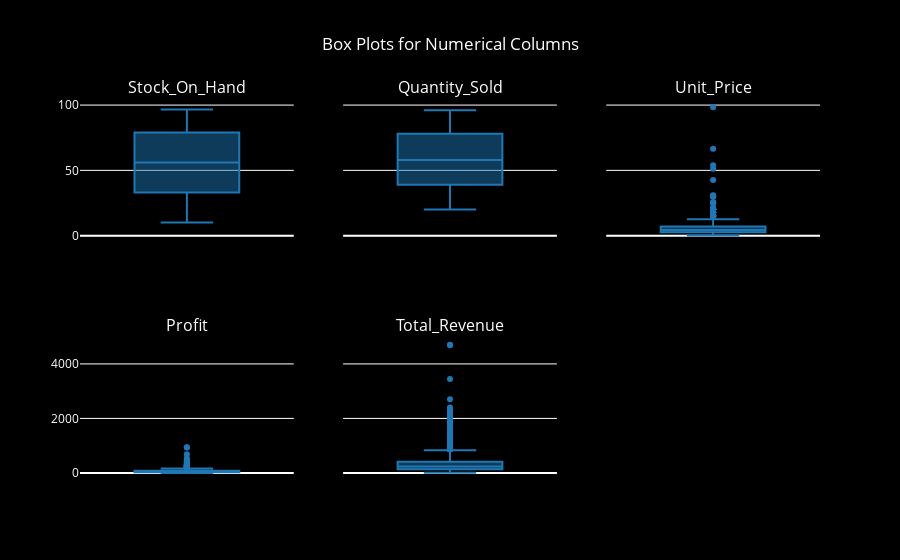

Source (notebook cell):
### Markdown cell above
## 13. Outlier Detection

### Code cell
import plotly.express as px
import pandas as pd

# List of numerical columns
numerical_columns = ['Stock_On_Hand', 'Quantity_Sold', 'Unit_Price', 'Profit', 'Total_Revenue']

# Create an empty list to store box plot figures
figures = []

# Loop through the numerical columns and create box plots
for col in numerical_columns:
    fig = px.box(df_processed, y=col, title=f'Box Plot of {col}', 
                 color_discrete_sequence=["#1f77b4"])  # Using a consistent color for all plots
    fig.update_layout(
        title=f'Box Plot of {col}', 
        xaxis_title='', 
        yaxis_title=col, 
        title_font_size=16,
        title_x=0.5,
        xaxis=dict(showgrid=False), 
        yaxis=dict(showgrid=True),
        plot_bgcolor='black',  # Dark background
        paper_bgcolor='black',  # Dark background for the paper
        font=dict(color="white"),  # White font for better contrast
        boxmode='group'
    )
    figures.append(fig)

# Display all the box plots in a grid layout
# You can use plotly.subplots to arrange multiple figures
from plotly.subplots import make_subplots

# Create a subplot with 2 rows and 3 columns
fig = make_subplots(rows=2, cols=3, shared_xaxes=False, shared_yaxes=True,
                    subplot_titles=numerical_columns)

# Adding the individual box plots to the subplots
for i, col in enumerate(numerical_columns):
    row = (i // 3) + 1
    col_position = (i % 3) + 1
    fig.add_trace(figures[i].data[0], row=row, col=col_position)

# Update layout for the whole subplot
fig.update_layout(
    title_text="Box Plots for Numerical Columns",
    title_x=0.5,
    showlegend=False,
    plot_bgcolor='black',  # Dark background for the overall plot
    paper_bgcolor='black',  # Dark background for the paper
    font=dict(color="white")  # White font color for better contrast
)

# Show the final interactive plot
fig.show()

### Figure 1 — Plotly figure (JSON) as saved in the notebook; plotly's stock layout.template omitted (floating-point values rounded to 4 significant figures; data arrays with more than 128 entries replaced by an {"elided": "..."} marker saying what was removed)
{"data": [{"alignmentgroup": "True", "hovertemplate": "Stock_On_Hand=%{y}<extra></extra>", "legendgroup": "", "marker": {"color": "#1f77b4"}, "name": "", "notched": false, "offsetgroup": "", "orientation": "v", "showlegend": false, "type": "box", "x0": " ", "xaxis": "x", "y": {"elided": "990 float values"}, "y0": " ", "yaxis": "y"}, {"alignmentgroup": "True", "hovertemplate": "Quantity_Sold=%{y}<extra></extra>", "legendgroup": "", "marker": {"color": "#1f77b4"}, "name": "", "notched": false, "offsetgroup": "", "orientation": "v", "showlegend": false, "type": "box", "x0": " ", "xaxis": "x2", "y": {"elided": "990 float values"}, "y0": " ", "yaxis": "y2"}, {"alignmentgroup": "True", "hovertemplate": "Unit_Price=%{y}<extra></extra>", "legendgroup": "", "marker": {"color": "#1f77b4"}, "name": "", "notched": false, "offsetgroup": "", "orientation": "v", "showlegend": false, "type": "box", "x0": " ", "xaxis": "x3", "y": {"elided": "990 float values"}, "y0": " ", "yaxis": "y3"}, {"alignmentgroup": "True", "hovertemplate": "Profit=%{y}<extra></extra>", "legendgroup": "", "marker": {"color": "#1f77b4"}, "name": "", "notched": false, "offsetgroup": "", "orientation": "v", "showlegend": false, "type": "box", "x0": " ", "xaxis": "x4", "y": {"elided": "990 float values"}, "y0": " ", "yaxis": "y4"}, {"alignmentgroup": "True", "hovertemplate": "Total_Revenue=%{y}<extra></extra>", "legendgroup": "", "marker": {"color": "#1f77b4"}, "name": "", "notched": false, "offsetgroup": "", "orientation": "v", "showlegend": false, "type": "box", "x0": " ", "xaxis": "x5", "y": {"elided": "990 float values"}, "y0": " ", "yaxis": "y5"}], "layout": {"annotations": [{"font": {"size": 16}, "showarrow": false, "text": "Stock_On_Hand", "x": 0.1444, "xanchor": "center", "xref": "paper", "y": 1, "yanchor": "bottom", "yref": "paper"}, {"font": {"size": 16}, "showarrow": false, "text": "Quantity_Sold", "x": 0.5, "xanchor": "center", "xref": "paper", "y": 1, "yanchor": "bottom", "yref": "paper"}, {"font": {"size": 16}, "showarrow": false, "text": "Unit_Price", "x": 0.8556, "xanchor": "center", "xref": "paper", "y": 1, "yanchor": "bottom", "yref": "paper"}, {"font": {"size": 16}, "showarrow": false, "text": "Profit", "x": 0.1444, "xanchor": "center", "xref": "paper", "y": 0.375, "yanchor": "bottom", "yref": "paper"}, {"font": {"size": 16}, "showarrow": false, "text": "Total_Revenue", "x": 0.5, "xanchor": "center", "xref": "paper", "y": 0.375, "yanchor": "bottom", "yref": "paper"}], "font": {"color": "white"}, "paper_bgcolor": "black", "plot_bgcolor": "black", "showlegend": false, "title": {"text": "Box Plots for Numerical Columns", "x": 0.5}, "xaxis": {"anchor": "y", "domain": [0, 0.2889]}, "xaxis2": {"anchor": "y2", "domain": [0.3556, 0.6444]}, "xaxis3": {"anchor": "y3", "domain": [0.7111, 1]}, "xaxis4": {"anchor": "y4", "domain": [0, 0.2889]}, "xaxis5": {"anchor": "y5", "domain": [0.3556, 0.6444]}, "xaxis6": {"anchor": "y6", "domain": [0.7111, 1]}, "yaxis": {"anchor": "x", "domain": [0.625, 1]}, "yaxis2": {"anchor": "x2", "domain": [0.625, 1], "matches": "y", "showticklabels": false}, "yaxis3": {"anchor": "x3", "domain": [0.625, 1], "matches": "y", "showticklabels": false}, "yaxis4": {"anchor": "x4", "domain": [0, 0.375]}, "yaxis5": {"anchor": "x5", "domain": [0, 0.375], "matches": "y4", "showticklabels": false}, "yaxis6": {"anchor": "x6", "domain": [0, 0.375], "matches": "y4", "showticklabels": false}}}
